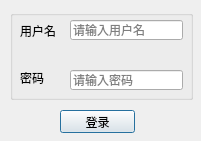
<?xml version="1.0" encoding="UTF-8"?>
<ui version="4.0">
 <class>Login_Dialog</class>
 <widget class="QDialog" name="Login_Dialog">
  <property name="geometry">
   <rect>
    <x>0</x>
    <y>0</y>
    <width>201</width>
    <height>141</height>
   </rect>
  </property>
  <property name="windowTitle">
   <string>Dialog</string>
  </property>
  <widget class="QGroupBox" name="groupBox">
   <property name="geometry">
    <rect>
     <x>10</x>
     <y>10</y>
     <width>183</width>
     <height>90</height>
    </rect>
   </property>
   <property name="title">
    <string/>
   </property>
   <widget class="QLineEdit" name="pwd_lineEdit_2">
    <property name="geometry">
     <rect>
      <x>60</x>
      <y>60</y>
      <width>113</width>
      <height>20</height>
     </rect>
    </property>
    <property name="placeholderText">
     <string>请输入密码</string>
    </property>
   </widget>
   <widget class="QLabel" name="label_2">
    <property name="geometry">
     <rect>
      <x>10</x>
      <y>60</y>
      <width>31</width>
      <height>16</height>
     </rect>
    </property>
    <property name="text">
     <string>密码</string>
    </property>
   </widget>
   <widget class="QLabel" name="label">
    <property name="geometry">
     <rect>
      <x>10</x>
      <y>10</y>
      <width>41</width>
      <height>21</height>
     </rect>
    </property>
    <property name="text">
     <string>用户名</string>
    </property>
   </widget>
   <widget class="QLineEdit" name="user_lineEdit">
    <property name="geometry">
     <rect>
      <x>60</x>
      <y>10</y>
      <width>113</width>
      <height>20</height>
     </rect>
    </property>
    <property name="placeholderText">
     <string>请输入用户名</string>
    </property>
   </widget>
  </widget>
  <widget class="QPushButton" name="pushButton">
   <property name="geometry">
    <rect>
     <x>60</x>
     <y>110</y>
     <width>75</width>
     <height>23</height>
    </rect>
   </property>
   <property name="text">
    <string>登录</string>
   </property>
  </widget>
 </widget>
 <tabstops>
  <tabstop>user_lineEdit</tabstop>
  <tabstop>pwd_lineEdit_2</tabstop>
  <tabstop>pushButton</tabstop>
 </tabstops>
 <resources/>
 <connections/>
</ui>
